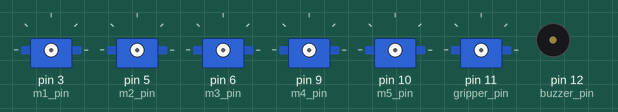
The sketch below on a simulated Arduino Uno, built with avr-gcc and run on an emulated ATmega328P. Parts: 6 × servo, buzzer (waves = sounding).

Above: at 0.1 s.
At 0.71 s:
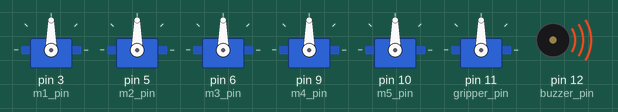
Timing chart, 0 to 2.3 s (numbered marks = the images above):
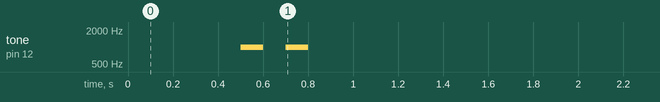

The sketch:

var_speed.ino
```cpp
// 6v motor pins
#define m1_pin 3
#define m2_pin 5
#define m3_pin 6

// 5v motor pins
#define m4_pin 9
#define m5_pin 10
#define gripper_pin 11

#define buzzer_pin 12

#define traj_time 3
#define time_step 100
#define motor_speed 30

#include <VarSpeedServo.h>

VarSpeedServo motor1,motor2,motor3,motor4,motor5,gripper;
VarSpeedServo joints[5] = {motor1,motor2,motor3,motor4,gripper};

int angles[5] = {90,90,90,90,90};
int previous_angles[5] = {90,90,90,90,90};
int targets[5] = {0,0,0,0,0};

bool receieved_data = false;
/*
 +---------+-------+-------+
 |Angle    | Min   | Max   |
 +---------+-------+-------+
 |angles[0]| 0     | 180   |
 +---------+-------+-------+
 |angles[1]| 0     | 180   |
 +---------+-------+-------+
 |angles[2]| -135  | 0     |
 +---------+-------+-------+
 |angles[3]| -90   | 90    |
 +---------+-------+-------+
*/

void setup() {
  Serial.begin(9600);
  delay(500);
  pinMode(buzzer_pin,OUTPUT);

  motor1.attach(m1_pin);
  motor2.attach(m2_pin);
  motor3.attach(m3_pin);
  motor4.attach(m4_pin);
  motor5.attach(m5_pin);
  gripper.attach(gripper_pin);

//  for(int i=0;i<5;i++){
//      rotateJoint(i,angles[i]);
//
//    }


//  motor4.slowmove(0);
  beep(2);
}

void beep(int t){
  for(int i=0;i<t;i++){
    tone(buzzer_pin,1000);
    delay(100);
    noTone(buzzer_pin);
    delay(100);
  }
}

void readAngles(){
  if(Serial.available()>0){
    String data = Serial.readStringUntil('\n');

    // Parse the data using strtok function
    char *ptr = strtok(const_cast<char *>(data.c_str()), ",");

    // Loop through the tokens and convert them to integers
    for (int i = 0; i < 5 && ptr != NULL; i++){
      angles[i] = atoi(ptr);
      ptr = strtok(NULL,",");
   }
  }
}


void rotateJoint(int joint_id, int theta){
  int x = previous_angles[joint_id];
  while(x!=theta){
    if(x>theta){
      joints[joint_id].slowmove(--x,motor_speed);
    }
    else if(x<theta){
      joints[joint_id].slowmove(++x,motor_speed);
    }
    delay(20);
  }
  previous_angles[joint_id] = theta;
  delay(10);

}


void trajJointMove(int j){

  int current_angles[5];
  double t;
  bool changed = false;

  // Set current angles
  for(int i=0;i<j;i++){
    current_angles[i] = previous_angles[i];
  }

  // Set the targets
  for(int i=0;i<5;i++){
    targets[i] = angles[i] - previous_angles[i];
  }

  double start_t = millis();

  for(int i=0;i<5;i++){
    if(angles[i]!=previous_angles[i]){
      changed = true;
    }
  }

  if(changed){

    // Start the control loop
    while(((millis()-start_t)/1000)<=traj_time){
//      Serial.println(t);
      // Turn each joint at time steps
      for(int i=0;i<j;i++){

        t = (millis() - start_t)/1000;

        // Calculate the tragectory function output
        int q = (int)(targets[i]*pow(t/traj_time,2)*(3 - 2*t/traj_time));

        // Turn the motor
        joints[i].write(previous_angles[i] + q,motor_speed,false);

        // Update current angle
        current_angles[i] = previous_angles[i] + q;


          for(int i=0;i<j;i++){
//          Serial.print(i);
//          Serial.print(": ");
//          Serial.print(current_angles[i]);
//          Serial.print(", ");
        }
//        Serial.println("");
      }

      while((millis()-start_t)<=time_step){}
    }
    // Update previous angle list
    for(int i=0;i<j;i++){
      previous_angles[i] = angles[i];
    }
  }
}

// Receive data from Python
void loop() {
  readAngles();

  // rotate angles if data received
//  for(int i=0;i<5;i++){
//     rotateJoint(i,angles[i]);
//  }
  trajJointMove(5);
  //delay(10000);
}
```
